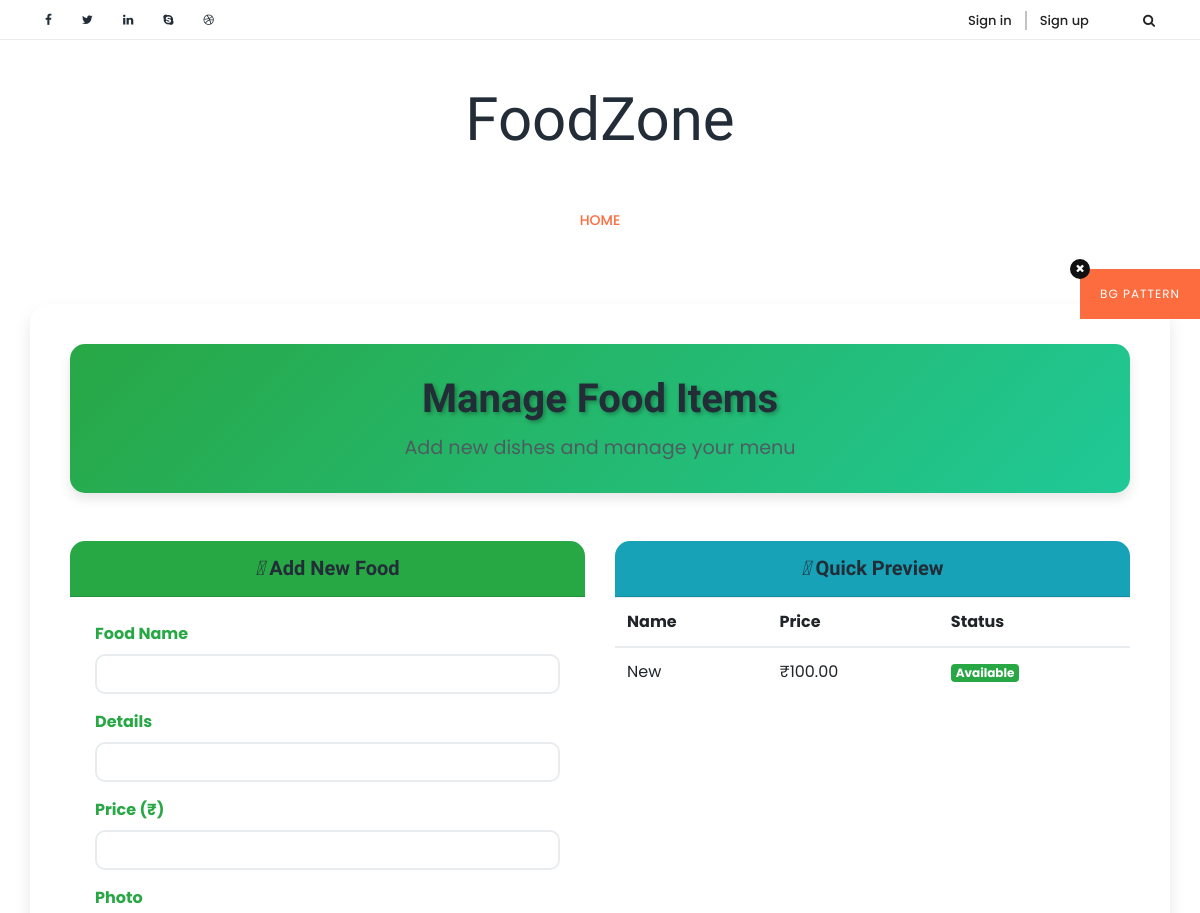
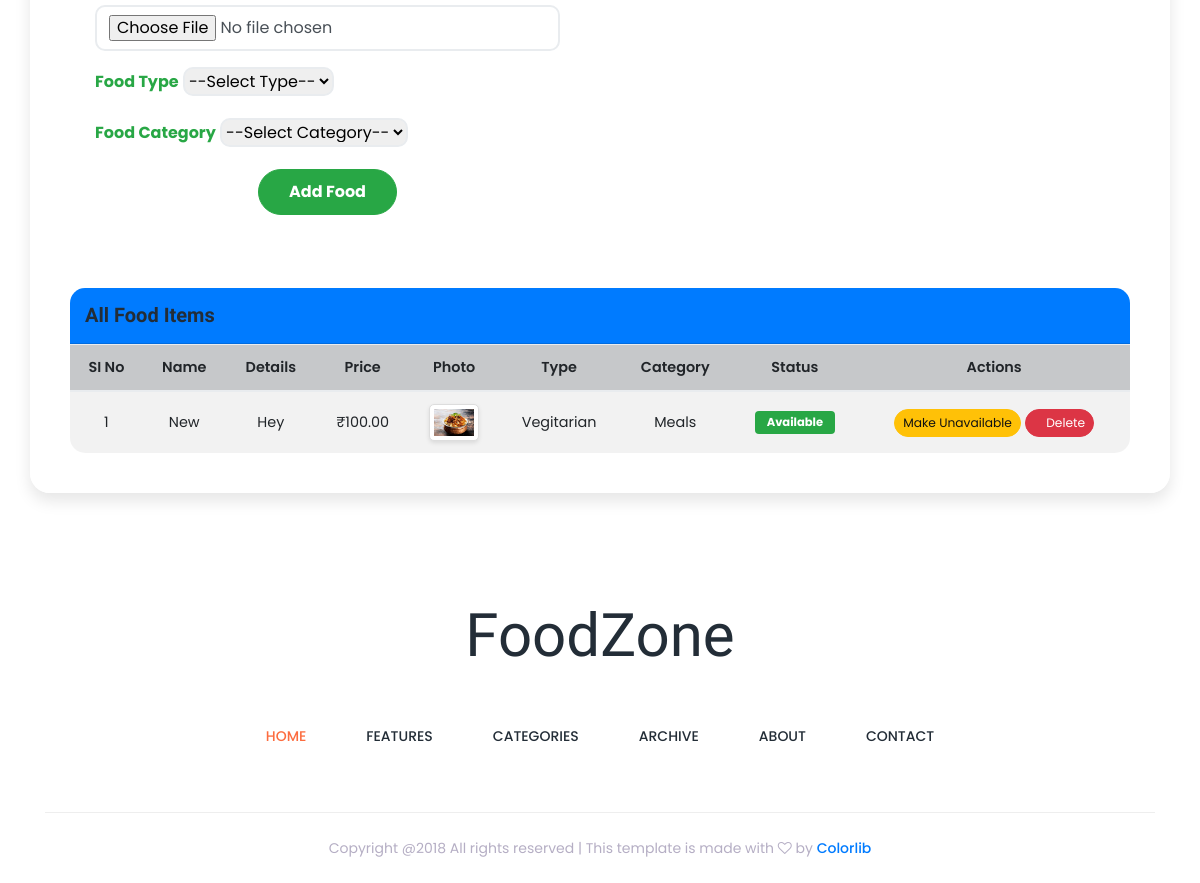
The page /Project/Restaurant/Food.php (signed in) on the database its author committed (2 pictures, top to bottom).
### tables this page shows
CREATE TABLE `tbl_food` (
  `food_id` int(11) NOT NULL,
  `food_name` varchar(100) DEFAULT NULL,
  `food_details` varchar(200) DEFAULT NULL,
  `food_photo` varchar(200) DEFAULT NULL,
  `food_price` int(11) DEFAULT NULL,
  `foodcategory_id` int(11) DEFAULT NULL,
  `restaurant_id` int(11) DEFAULT NULL,
  `food_status` int(11) NOT NULL DEFAULT 1
);

CREATE TABLE `tbl_foodtype` (
  `foodtype_id` int(11) NOT NULL,
  `foodtype_name` varchar(100) DEFAULT NULL
);

CREATE TABLE `tbl_foodcategory` (
  `foodcategory_id` int(11) NOT NULL,
  `foodcategory_name` varchar(100) DEFAULT NULL,
  `foodtype_id` int(11) DEFAULT NULL
);

### Project/Restaurant/Food.php (the view, shortened to what this page needs)
<?php
include("Head.php");
?>
<div class="container my-5 unique-food-mgmt-container">
    <div class="row">
        <div class="col-12">
            <div class="unique-food-mgmt-header text-center mb-5">
                <h2 class="unique-food-mgmt-title">Manage Food Items</h2>
                <p class="unique-food-mgmt-subtitle">Add new dishes and manage your menu</p>
            </div>
        </div>
    </div>
    <div class="row">
        <div class="col-lg-6 mb-4">
            <div class="card unique-add-food-card shadow-sm border-0 h-100">
                <div class="card-header unique-add-food-header bg-success text-white text-center">
                    <h5 class="mb-0"><i class="fas fa-plus"></i> Add New Food</h5>
                </div>
                <div class="card-body unique-add-food-body">
                    <form id="form1" name="form1" method="post" action="" enctype="multipart/form-data">
                        <div class="mb-3">
                            <label for="txt_name" class="form-label unique-form-label">Food Name</label>
                            <input type="text" name="txt_name" id="txt_name" class="form-control unique-form-input" required />
                        </div>
                        <div class="mb-3">
                            <label for="txt_details" class="form-label unique-form-label">Details</label>
                            <input type="text" name="txt_details" id="txt_details" class="form-control unique-form-input" required />
                        </div>
                        <div class="mb-3">
                            <label for="txt_price" class="form-label unique-form-label">Price (₹)</label>
                            <input type="number" step="0.01" name="txt_price" id="txt_price" class="form-control unique-form-input" required />
                        </div>
                        <div class="mb-3">
                            <label for="txt_photo" class="form-label unique-form-label">Photo</label>
                            <input type="file" name="txt_photo" id="txt_photo" class="form-control unique-form-input" accept="image/*" required />
                        </div>
                        <div class="mb-3">
                            <label for="slt_food" class="form-label unique-form-label">Food Type</label>
                            <select name="slt_food" id="slt_food" class="form-select unique-form-select" required onchange="getCategory(this.value)">
                                <option value="">--Select Type--</option>
                            </select>
                        </div>
                        <div class="mb-3">
                            <label for="txt_foodcategory" class="form-label unique-form-label">Food Category</label>
                            <select name="txt_foodcategory" id="txt_foodcategory" class="form-select unique-form-select" required>
                                <option value="">--Select Category--</option>
                            </select>
                        </div>
                        <div class="text-center">
                            <input type="submit" name="btn_submit" id="btn_submit" value="Add Food" class="btn btn-success unique-submit-btn" />
                        </div>
                    </form>
                </div>
            </div>
        </div>
        <div class="col-lg-6 mb-4">
            <div class="card unique-food-list-preview shadow-sm border-0 h-100">
                <div class="card-header unique-list-header bg-info text-white text-center">
                    <h5 class="mb-0"><i class="fas fa-list"></i> Quick Preview</h5>
                </div>
                <div class="card-body unique-list-body p-0">
                    <div class="table-responsive">
                        <table class="table table-hover mb-0 unique-food-preview-table">
                            <thead>
                                <tr>
                                    <th>Name</th>
                                    <th>Price</th>
                                    <th>Status</th>
                                </tr>
                            </thead>
                            <tbody>
                                <?php
                                $previewQry = "SELECT f.food_name, f.food_price, f.food_status FROM tbl_food f WHERE f.restaurant_id = ? LIMIT 5";
                                $previewStmt = $con->prepare($previewQry);
                                $previewStmt->bind_param("i", $_SESSION['rid']);
                                $previewStmt->execute();
                                $previewResult = $previewStmt->get_result();
                                while ($previewData = $previewResult->fetch_assoc()) {
                                ?>
                                <tr>
                                    <td><?php echo htmlspecialchars($previewData['food_name']); ?></td>
                                    <td>₹<?php echo number_format($previewData['food_price'], 2); ?></td>
                                    <td><span class="badge <?php echo ($previewData['food_status'] == 1) ? 'bg-success' : 'bg-danger'; ?>"> <?php echo ($previewData['food_status'] == 1) ? 'Available' : 'Unavailable'; ?></span></td>
                                </tr>
                                <?php
                                }
                                ?>
                            </tbody>
                        </table>
                    </div>
                </div>
            </div>
        </div>
    </div>
    <div class="row mt-4">
        <div class="col-12">
            <div class="card unique-food-list-card shadow-sm border-0">
                <div class="card-header unique-full-list-header bg-primary text-white">
                    <h5 class="mb-0"><i class="fas fa-utensils"></i> All Food Items</h5>
                </div>
                <div class="card-body p-0">
                    <div class="table-responsive">
                        <table class="table table-striped table-hover mb-0 unique-food-mgmt-table">
                            <thead class="table-dark">
                                <tr>
                                    <th class="unique-si-col">SI No</th>
                                    <th class="unique-name-col">Name</th>
                                    <th class="unique-details-col">Details</th>
                                    <th class="unique-price-col">Price</th>
                                    <th class="unique-photo-col">Photo</th>
                                    <th class="unique-type-col">Type</th>
                                    <th class="unique-category-col">Category</th>
                                    <th class="unique-status-col">Status</th>
                                    <th class="unique-action-col">Actions</th>
                                </tr>
                            </thead>
                            <tbody>
                                <?php
                                $i = 0;
                                $selqry = "SELECT * FROM tbl_food f INNER JOIN tbl_restaurant r ON f.restaurant_id = r.restaurant_id INNER JOIN tbl_foodcategory fc ON f.foodcategory_id = fc.foodcategory_id INNER JOIN tbl_foodtype ft ON fc.foodtype_id = ft.foodtype_id WHERE f.restaurant_id = ?";
                                $stmt = $con->prepare($selqry);
                                $stmt->bind_param("i", $_SESSION['rid']);
                                $stmt->execute();
                                $row = $stmt->get_result();
                                while ($data = $row->fetch_assoc()) {
                                    $i++;
                                    $statusText = ($data['food_status'] == 1) ? 'Available' : 'Unavailable';
                                    $statusClass = ($data['food_status'] == 1) ? 'bg-success' : 'bg-danger';
                                    $toggleText = ($data['food_status'] == 1) ? 'Make Unavailable' : 'Make Available';
                                    $toggleStatus = ($data['food_status'] == 1) ? 0 : 1;
                                ?>
                                <tr class="unique-food-row">
                                    <td class="unique-si-cell"><?php echo $i; ?></td>
                                    <td class="unique-name-cell"><?php echo htmlspecialchars($data['food_name']); ?></td>
                                    <td class="unique-details-cell"><?php echo htmlspecialchars($data['food_details']); ?></td>
                                    <td class="unique-price-cell">₹<?php echo number_format($data['food_price'], 2); ?></td>
                                    <td class="unique-photo-cell">
                                        <img src="../Assets/Files/Food/<?php echo htmlspecialchars($data['food_photo']); ?>" alt="Food Photo" width="50" class="img-thumbnail unique-food-img" />
                                    </td>
                                    <td class="unique-type-cell"><?php echo htmlspecialchars($data['foodtype_name']); ?></td>
                                    <td class="unique-category-cell"><?php echo htmlspecialchars($data['foodcategory_name']); ?></td>
                                    <td class="unique-status-cell">
                                        <span class="badge <?php echo $statusClass; ?> unique-status-badge"><?php echo $statusText; ?></span>
                                    </td>
                                    <td class="unique-action-cell">
                                        <a href="Food.php?statusID=<?php echo $data['food_id']; ?>&status=<?php echo $toggleStatus; ?>" class="btn btn-warning btn-sm unique-toggle-btn me-1" onclick="return confirm('Are you sure?');">
                                            <?php echo $toggleText; ?>
                                        </a>
                                        <a href="Food.php?delID=<?php echo $data['food_id']; ?>" class="btn btn-danger btn-sm unique-delete-btn" onclick="return confirm('Are you sure?');">
                                            <i class="fas fa-trash"></i> Delete
                                        </a>
                                    </td>
                                </tr>
                                <?php
                                }
                                ?>
                            </tbody>
                        </table>
                    </div>
                </div>
            </div>
        </div>
    </div>
</div>
<?php include("Foot.php"); ?>

### Project/Assets/Templates/Main/style.css (style rules this page uses)
* { margin: 0; padding: 0; }
body { font-family: 'Poppins', sans-serif; position: relative; z-index: auto; }
h1, h2, h3, h4, h5, h6 { font-family: 'Quicksand', sans-serif; font-weight: 700; color: #232d37; line-height: 1.25; }
p { color: #51545f; font-size: 16px; }
img { max-width: 100%; }
a, a:hover, a:focus, a:active { text-decoration: none; -webkit-transition-duration: 500ms; transition-duration: 500ms; font-weight: 500; outline: none; }

### Project/Restaurant/Food.php (style rules this page uses)
.unique-food-mgmt-container { background: linear-gradient(rgba(255,255,255,0.95), rgba(255,255,255,0.95)); border-radius: 20px; padding: 40px; box-shadow: 0 8px 16px rgba(0,0,0,0.1); }
.unique-food-mgmt-header { background: linear-gradient(135deg, #28a745, #20c997); color: white; padding: 30px; border-radius: 15px; box-shadow: 0 6px 12px rgba(0,0,0,0.1); }
.unique-food-mgmt-title { margin: 0; font-size: 2.5em; font-weight: bold; text-shadow: 2px 2px 4px rgba(0,0,0,0.3); }
.unique-food-mgmt-subtitle { margin: 10px 0 0 0; font-size: 1.2em; opacity: 0.9; }
.unique-add-food-card, .unique-food-list-preview, .unique-food-list-card { border-radius: 15px; overflow: hidden; transition: all 0.3s ease; }
.unique-add-food-header, .unique-list-header, .unique-full-list-header { padding: 15px; }
.unique-add-food-body { padding: 25px; }
.unique-form-label { font-weight: bold; color: #28a745; }
.unique-form-input, .unique-form-select { border-radius: 10px; border: 2px solid #e9ecef; transition: border-color 0.3s ease; }
.unique-submit-btn { border-radius: 25px; padding: 12px 30px; font-weight: bold; transition: all 0.3s ease; }
.unique-list-body { max-height: 300px; overflow-y: auto; }
.unique-food-preview-table th, .unique-food-preview-table td { padding: 12px; vertical-align: middle; }
.unique-food-mgmt-table { font-size: 0.9em; }
.unique-food-mgmt-table th { font-weight: 600; text-align: center; }
.unique-food-mgmt-table td { vertical-align: middle; text-align: center; }
.unique-food-img { border-radius: 5px; box-shadow: 0 2px 4px rgba(0,0,0,0.1); }
.unique-status-badge { font-size: 0.8em; padding: 6px 12px; }
.unique-toggle-btn, .unique-delete-btn { border-radius: 15px; font-size: 0.85em; transition: all 0.3s ease; }

### rows shown on the page
tbl_food: food_name "New", food_price "100.00", shows "Available", food_details "Hey", food_photo (picture), tbl_foodtype.foodtype_name "Vegitarian", foodcategory.foodcategory_name "Meals", food_status "Available", food_status "Make Unavailable"
